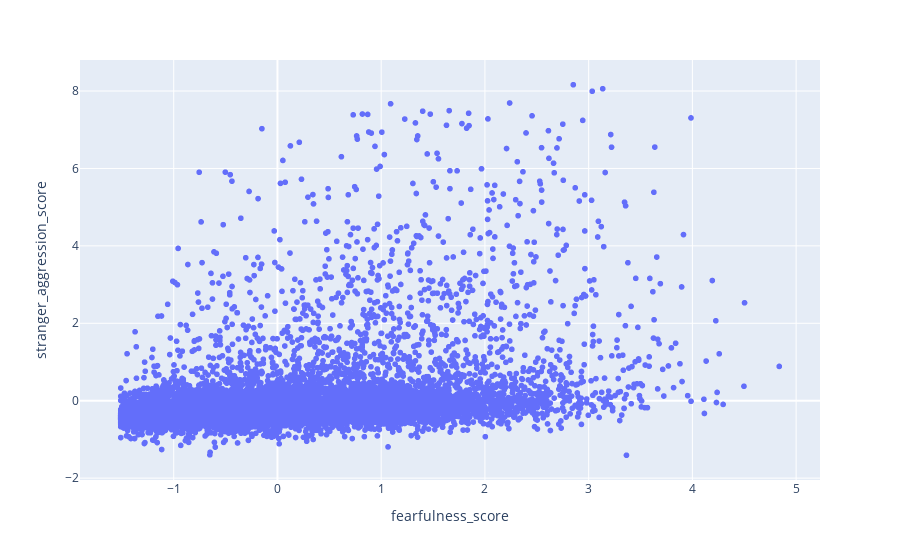

Write notebook code for a chart like this one.
### Code cell
px.scatter(dogs, x='fearfulness_score', y='stranger_aggression_score').show()

A = pd.concat([dogs, pd.cut(dogs['fearfulness_score'], np.linspace(-2, 5, 50)).rename('interval')], axis=1)

B = A.groupby('interval')['stranger_aggression_score'].mean()
axe = sns.barplot(B)

C = pd.concat([A, A.groupby('interval')['stranger_aggression_score'].transform('count').rename('CCC')], axis=1)
axe = sns.stripplot(C.loc[C['CCC'] < 10], x='interval', y='stranger_aggression_score', color='red', ax=axe)
axe.set_xticklabels('')
pass

### Figure 1 — Plotly figure (JSON) as saved in the notebook; plotly's stock layout.template omitted (floating-point values rounded to 4 significant figures; data arrays with more than 128 entries replaced by an {"elided": "..."} marker saying what was removed)
{"data": [{"hovertemplate": "fearfulness_score=%{x}<br>stranger_aggression_score=%{y}<extra></extra>", "legendgroup": "", "marker": {"color": "#636efa", "symbol": "circle"}, "mode": "markers", "name": "", "showlegend": false, "type": "scattergl", "x": {"elided": "15371 float values"}, "xaxis": "x", "y": {"elided": "15371 float values"}, "yaxis": "y"}], "layout": {"legend": {"tracegroupgap": 0}, "margin": {"t": 60}, "xaxis": {"anchor": "y", "domain": [0, 1], "title": {"text": "fearfulness_score"}}, "yaxis": {"anchor": "x", "domain": [0, 1], "title": {"text": "stranger_aggression_score"}}}}
